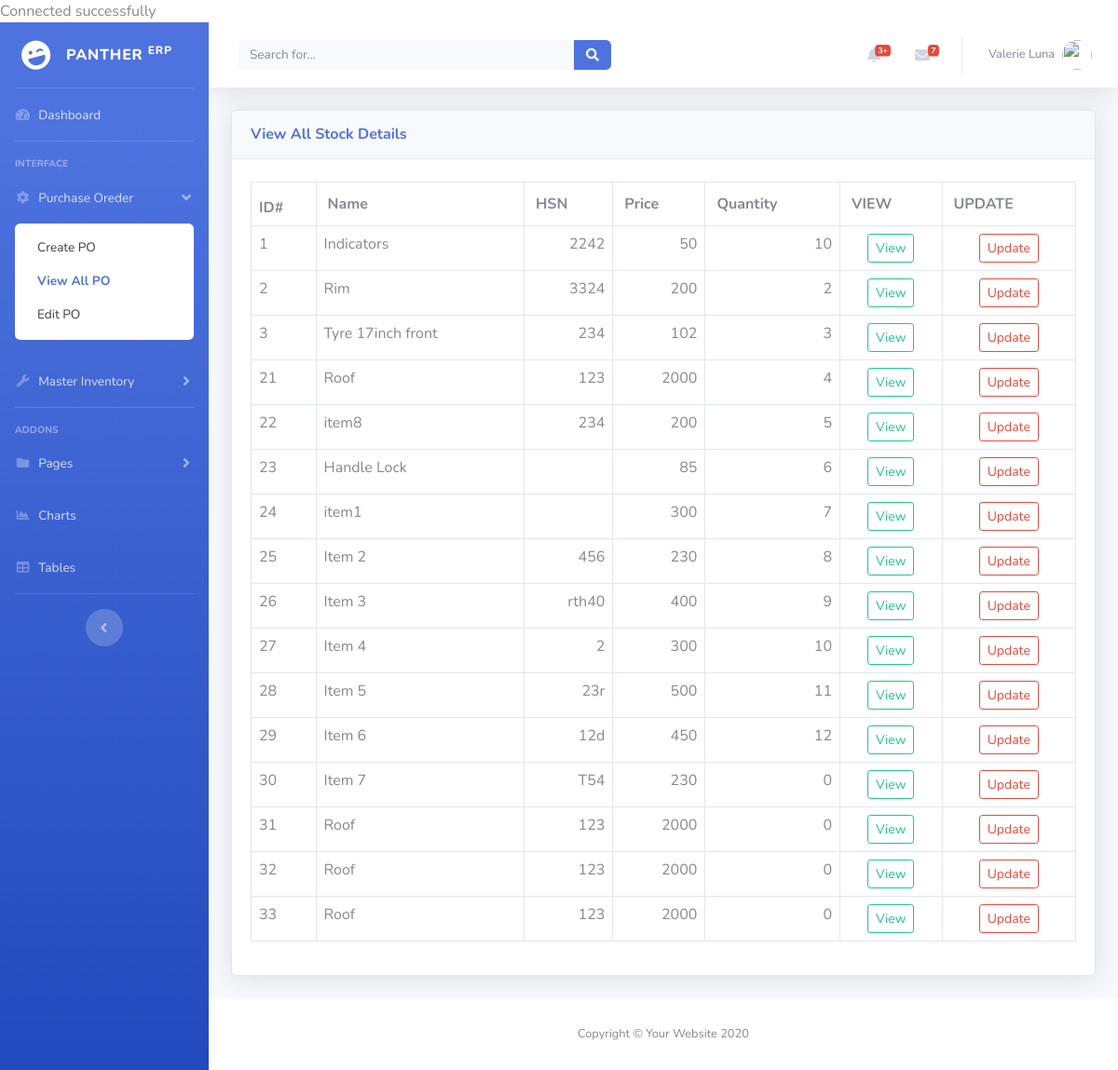
/view_master_stock.php, run on an earlier commit of the app's database.
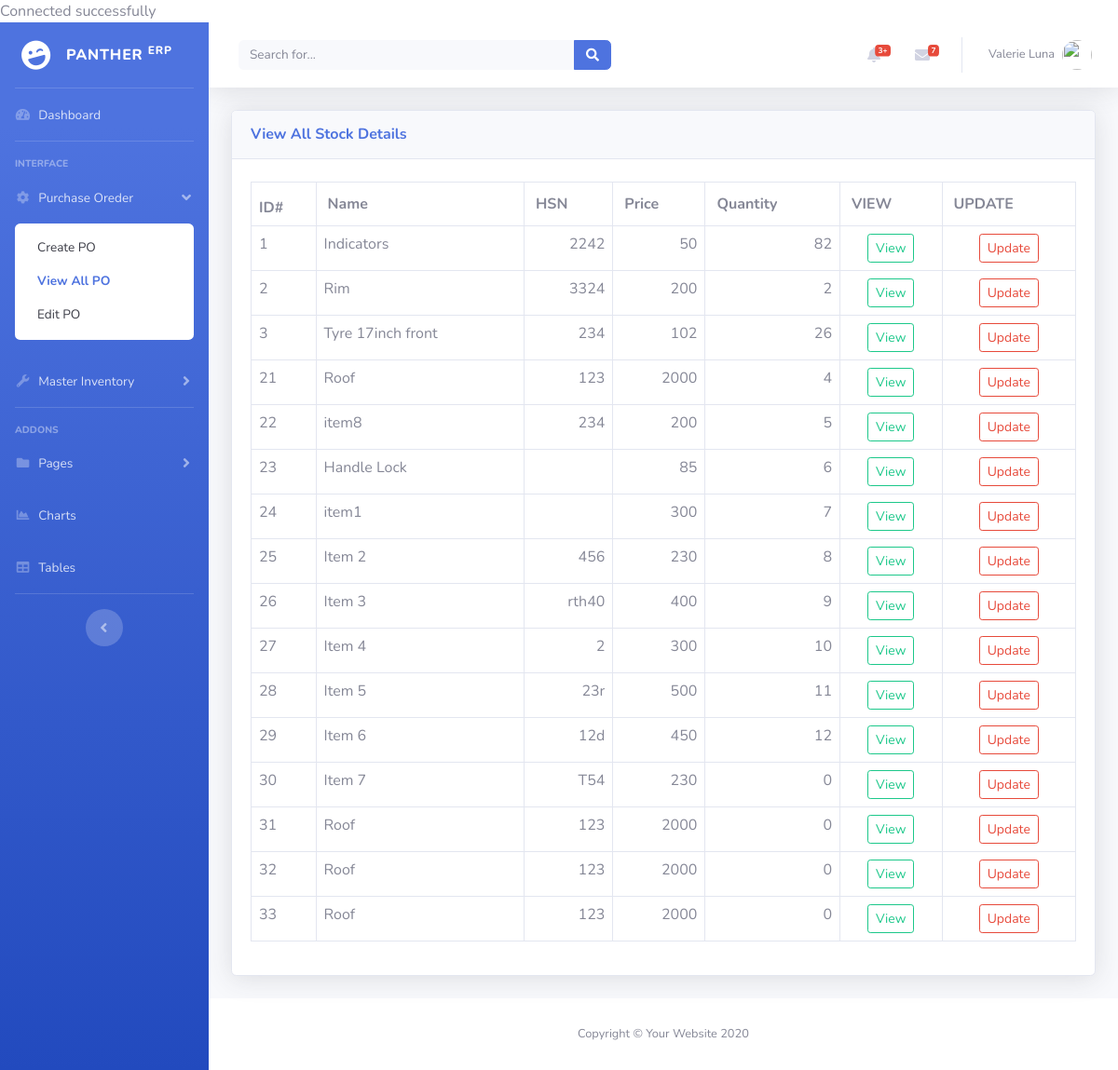
And on a later commit of the database.
### tables this page shows
CREATE TABLE `item_list` (
  `item_id` int(5) NOT NULL,
  `item_name` varchar(100) NOT NULL,
  `item_hsn` varchar(10) DEFAULT NULL,
  `item_price` int(10) NOT NULL,
  `item_tax` int(10) DEFAULT NULL,
  `item_attributes` varchar(50) NOT NULL,
  `item_description` varchar(100) NOT NULL,
  `item_qty` int(10) DEFAULT '0',
  `item_suppliers` varchar(100) NOT NULL
);

### view_master_stock.php (the view, shortened to what this page needs)
<?php
require_once("DB_POS.php");
?>
<!DOCTYPE html>
<html lang="en">
<head>
  <link href="vendor/fontawesome-free/css/all.min.css" rel="stylesheet" type="text/css">
  <link href="css/sb-admin-2.min.css" rel="stylesheet">
</head>
<body id="page-top">
  <div id="wrapper">
    <ul class="navbar-nav bg-gradient-primary sidebar sidebar-dark accordion" id="accordionSidebar">
      <a class="sidebar-brand d-flex align-items-center justify-content-center" href="index.html">
        <div class="sidebar-brand-icon rotate-n-15">
          <i class="fas fa-laugh-wink"></i>
        </div>
        <div class="sidebar-brand-text mx-3">Panther <sup>erp</sup></div>
      </a>
      <hr class="sidebar-divider my-0">
      <li class="nav-item">
        <a class="nav-link" href="index.html">
          <i class="fas fa-fw fa-tachometer-alt"></i>
          <span>Dashboard</span></a>
      </li>
      <hr class="sidebar-divider">
      <div class="sidebar-heading">
        Interface
      </div>
      <li class="nav-item ">
        <a class="nav-link" href="#" data-toggle="collapse" data-target="#collapseTwo" aria-expanded="true" aria-controls="collapseTwo">
          <i class="fas fa-fw fa-cog"></i>
          <span>Purchase Oreder</span>
        </a>
        <div id="collapseTwo" class="collapse show" aria-labelledby="headingTwo" data-parent="#accordionSidebar">
          <div class="bg-white py-2 collapse-inner rounded">
            <a class="collapse-item " href="create-po.php">Create PO</a>
            <a class="collapse-item active" href="view_po_all.php">View All PO</a>
            <a class="collapse-item" href="cards.html">Edit PO</a>
          </div>
        </div>
      </li>
      <li class="nav-item">
        <a class="nav-link collapsed" href="#" data-toggle="collapse" data-target="#collapseUtilities" aria-expanded="true" aria-controls="collapseUtilities">
          <i class="fas fa-fw fa-wrench"></i>
          <span>Master Inventory</span>
        </a>
      </li>
      <hr class="sidebar-divider">
      <div class="sidebar-heading">
        Addons
      </div>
      <li class="nav-item">
        <a class="nav-link collapsed" href="#" data-toggle="collapse" data-target="#collapsePages" aria-expanded="true" aria-controls="collapsePages">
          <i class="fas fa-fw fa-folder"></i>
          <span>Pages</span>
        </a>
      </li>
      <li class="nav-item">
        <a class="nav-link" href="charts.html">
          <i class="fas fa-fw fa-chart-area"></i>
          <span>Charts</span></a>
      </li>
      <li class="nav-item">
        <a class="nav-link" href="tables.html">
          <i class="fas fa-fw fa-table"></i>
          <span>Tables</span></a>
      </li>
      <hr class="sidebar-divider d-none d-md-block">
      <div class="text-center d-none d-md-inline">
        <button class="rounded-circle border-0" id="sidebarToggle"></button>
      </div>
    </ul>
    <div id="content-wrapper" class="d-flex flex-column">
      <div id="content">
        <nav class="navbar navbar-expand navbar-light bg-white topbar mb-4 static-top shadow">
          <form class="d-none d-sm-inline-block form-inline mr-auto ml-md-3 my-2 my-md-0 mw-100 navbar-search">
            <div class="input-group">
              <input type="text" class="form-control bg-light border-0 small" placeholder="Search for..." aria-label="Search" aria-describedby="basic-addon2">
              <div class="input-group-append">
                <button class="btn btn-primary" type="button">
                  <i class="fas fa-search fa-sm"></i>
                </button>
              </div>
            </div>
          </form>
          <ul class="navbar-nav ml-auto">
            <li class="nav-item dropdown no-arrow mx-1">
              <a class="nav-link dropdown-toggle" href="#" id="alertsDropdown" role="button" data-toggle="dropdown" aria-haspopup="true" aria-expanded="false">
                <i class="fas fa-bell fa-fw"></i>
                <span class="badge badge-danger badge-counter">3+</span>
              </a>
            </li>
            <li class="nav-item dropdown no-arrow mx-1">
              <a class="nav-link dropdown-toggle" href="#" id="messagesDropdown" role="button" data-toggle="dropdown" aria-haspopup="true" aria-expanded="false">
                <i class="fas fa-envelope fa-fw"></i>
                <span class="badge badge-danger badge-counter">7</span>
              </a>
            </li>
            <li class="nav-item dropdown no-arrow">
              <a class="nav-link dropdown-toggle" href="#" id="userDropdown" role="button" data-toggle="dropdown" aria-haspopup="true" aria-expanded="false">
                <span class="mr-2 d-none d-lg-inline text-gray-600 small">Valerie Luna</span>
                <img class="img-profile rounded-circle" src="https://source.unsplash.com/QAB-WJcbgJk/60x60">
              </a>
            </li>
          </ul>
        </nav>
        <div class="container-fluid">
          <div class="row">
            <div class="col-lg-12">
              <div class="card shadow mb-4">
                <div class="card-header py-3">
                  <h6 class="m-0 font-weight-bold text-primary">View All Stock Details</h6>
                </div>
                <div class="card-body">
                  <center>
                    <table class=" table mt-1 border-top ">
                      <thead>
                        <tr class=" border m-5">
                          <th scope="col" class="p-2 border">ID#</th>
                          <th scope="col" class="border">Name</th>
                          <th scope="col" class="border">HSN</th>
                          <th scope="col" class="border">Price</th>
                          <th scope="col" class="border">Quantity</th>
                          <th scope="col" class="border">VIEW</th>
                          <th scope="col" class="border">UPDATE</th>
                        </tr>
                      </thead>
                      <?php
                      $sql = "SELECT * FROM item_list ORDER BY item_id ";
                      $stmt = $conn->query($sql);
                      while ($DataRows = $stmt->fetch()) {
                        if ($DataRows["item_id"] > 0) {
                          $id = $DataRows["item_id"];
                          $name = $DataRows["item_name"];
                          $hsn = $DataRows["item_hsn"];
                          $price = $DataRows["item_price"];
                          $qty = $DataRows["item_qty"];
                      ?>
                          <tr class="border ">
                            <td class="p-2 border"><?php echo $id; ?></td>
                            <td class="p-2 border"><?php echo $name; ?></td>
                            <td class="p-2 border text-right"><?php echo $hsn; ?></td>
                            <td class="p-2 border text-right"><?php echo $price; ?></td>
                            <td class="p-2 border text-right"><?php echo $qty; ?></td>
                            <td class="p-2 border text-center"><a class="btn btn-outline-success btn-sm " href="view_single_item.php?id=<?php echo $id; ?>">View</a></td>
                            <td class="p-2 border text-center"><a class="btn btn-outline-danger btn-sm" href="update_item.php?id=<?php echo $id; ?>">Update</a></td>
                          </tr>
                      <?php }
                      } ?>
                    </table>
                  </center>
                </div>
              </div>
            </div>
          </div>
        </div>
      </div>
      <footer class="sticky-footer bg-white">
        <div class="container my-auto">
          <div class="copyright text-center my-auto">
            <span>Copyright &copy; Your Website 2020</span>
          </div>
        </div>
      </footer>
    </div>
  </div>
</body>
</html>

What changed in the data, as far as the page shows it:
changed item_list "Indicators": item_qty "10" → "82"
changed item_list "Tyre 17inch front": item_qty "3" → "26"
